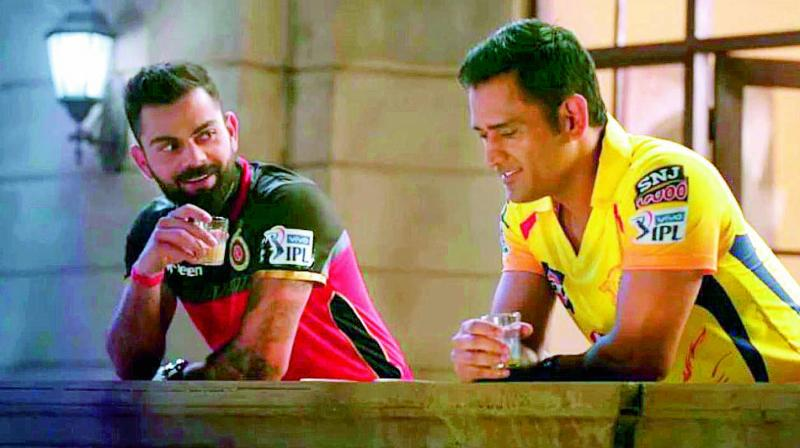
#> input picture Face-Recognition-Attendance-Project/multiple-face-detection-master/multiple-face-detection-master/data/virat-test.jpg, 800 x 448 px
$ python faceDetectionFromImage.py
#> lines starting #> are read from the running program, lines starting #| are printed output that depends on the picture
import cv2
import numpy as np

# importing_classifiers
face_classifier =cv2.CascadeClassifier('haarcascades/haarcascade_frontalface_default.xml')
eye_classifier  =cv2.CascadeClassifier('haarcascades/haarcascade_eye.xml')

# reading_image
image=cv2.imread('data/virat-test.jpg')
#> image is the input picture: shape (448, 800, 3); mean B, G, R 93.1, 123.7, 139.6
gray=cv2.cvtColor(image,cv2.COLOR_BGR2GRAY)
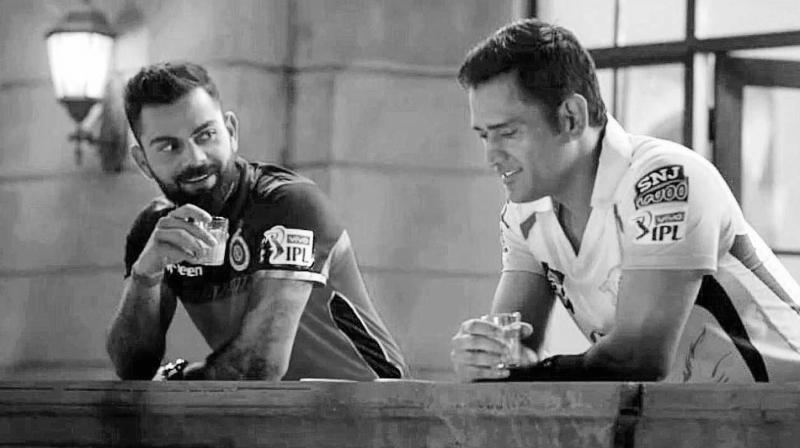
#> gray: shape (448, 800); min 0, max 255, mean 125

# detecting_faces
faces=face_classifier.detectMultiScale(gray,1.5,5)
#> faces = ()
if faces is ():
    print('No faces detected!')

# faces_found
for (x,y,w,h) in faces:

    # draw_rectangle_around_face
    cv2.rectangle(image,(x,y),(x+w,y+h),(127,0,255),2)
#     cv2.imshow('faces',image)
#     cv2.waitKey(0)

    # cropping_face_only
    roi_color=image[y:y+h,x:x+w]
    roi_gray=gray[y:y+h,x:x+w]

    # eyes_detection
    eyes=eye_classifier.detectMultiScale(roi_gray)

    # drawing_eyes_one_by_one
    for (ex,ey,ew,eh) in eyes:
        cv2.rectangle(roi_color,(ex,ey),(ex+ew,ey+eh),(255,255,0),2)
#         cv2.imshow('face&eyes',image)
#         cv2.waitKey(0)
    cv2.imshow('faces&eyes',image)
#> this loop made 0 passes

cv2.waitKey(0)
cv2.destroyAllWindows()

$ run again, with Face-Recognition-Attendance-Project/multiple-face-detection-master/multiple-face-detection-master/data/Trump.jpg copied over Face-Recognition-Attendance-Project/multiple-face-detection-master/multiple-face-detection-master/data/virat-test.jpg
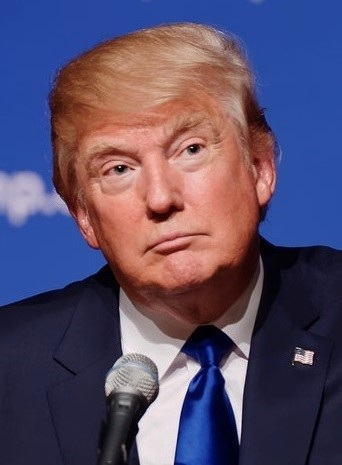
#> input picture Face-Recognition-Attendance-Project/multiple-face-detection-master/multiple-face-detection-master/data/Trump.jpg, 342 x 465 px
#> image is the input picture: shape (465, 342, 3); mean B, G, R 104.9, 77.8, 89.5
#> faces = [[67, 86, 182, 182]]
#> the loop `for (x,y,w,h) in faces:` made 1 pass
#> (x, y, w, h, eyes) on pass 1: (67, 86, 182, 182, [[105, 44, 38, 38], [32, 65, 38, 38]])
#> pass 1, `roi_gray=gray[y:y+h,x:x+w]`:
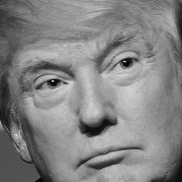
#> roi_gray: shape (182, 182); min 2, max 225, mean 132
#> after the loop `for (x,y,w,h) in faces:`:
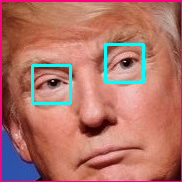
#> roi_color: shape (182, 182, 3); mean B, G, R 105.3, 115, 178.5

$ run again, with Face-Recognition-Attendance-Project/multiple-face-detection-master/multiple-face-detection-master/data/photorestore.jpg copied over Face-Recognition-Attendance-Project/multiple-face-detection-master/multiple-face-detection-master/data/virat-test.jpg
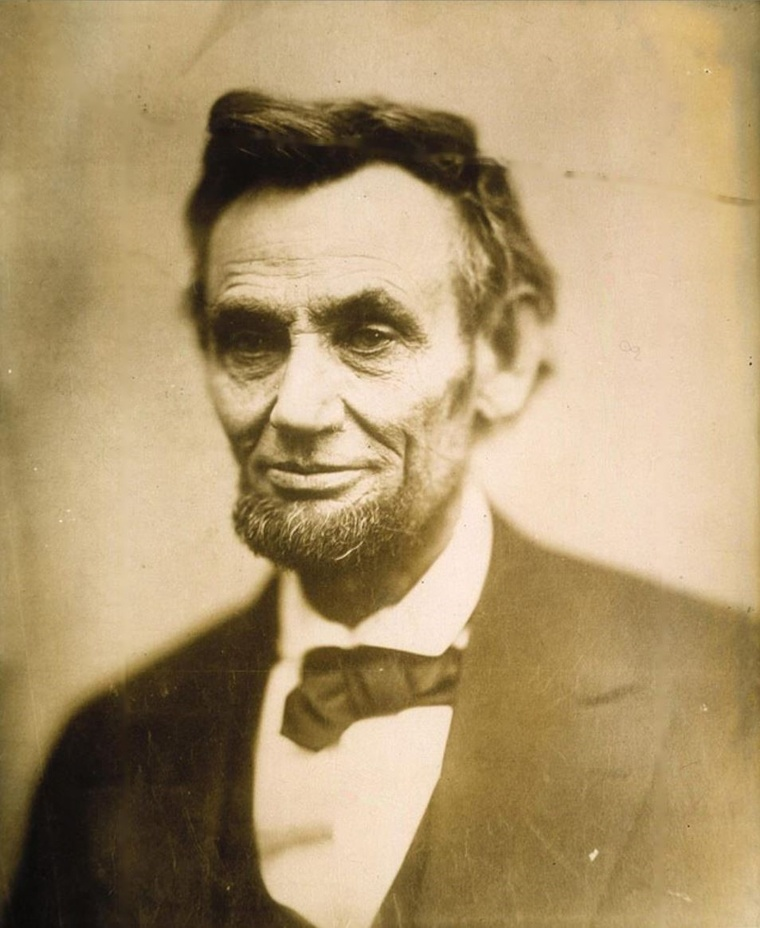
#> input picture Face-Recognition-Attendance-Project/multiple-face-detection-master/multiple-face-detection-master/data/photorestore.jpg, 760 x 928 px, shrunk from 954 x 1165 before the run
#> image is the input picture: shape (928, 760, 3); mean B, G, R 111.2, 150.8, 173.9
#> `gray=cv2.cvtColor(image,cv2.COLOR_BGR2GRAY)`:
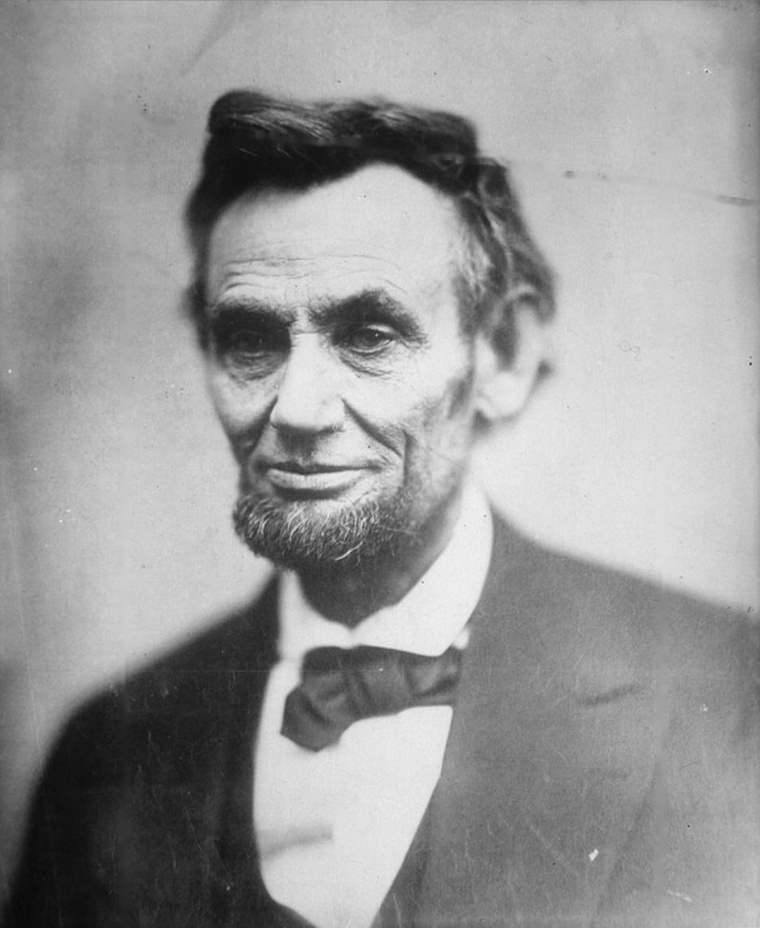
#> gray: shape (928, 760); min 8, max 241, mean 153.2
#> faces = ()
